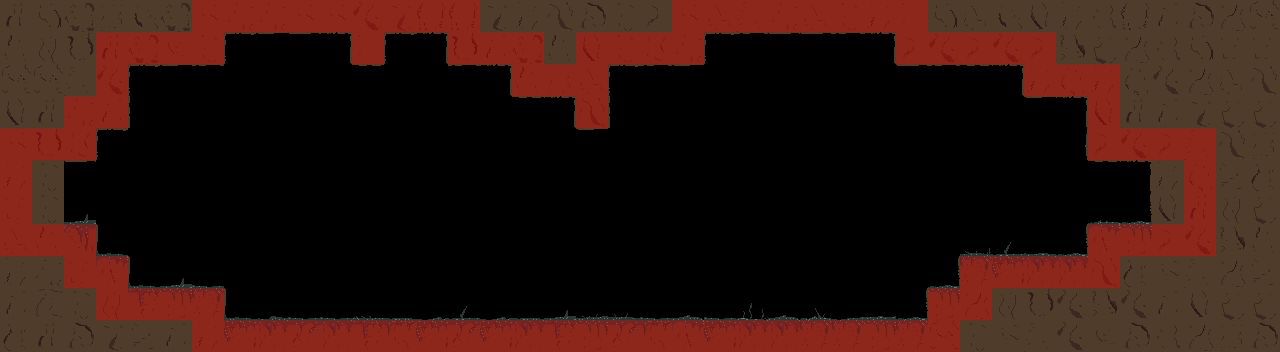

Tiled map render using the project's own tile images. Description and the whole map definition, tile-layer contents included, below:
An orthogonal 40x11 tile map with 32x32 px tiles, 2 tile layers (FG, Collision), 1 hidden layer not drawn, 3 tilesets and 10 objects (2x Door).

<map version="1.0" orientation="orthogonal" width="40" height="11" tilewidth="32" tileheight="32">
 <properties>
  <property name="MapName" value="Evacuation Tunnel 03" />
 </properties>
 <tileset firstgid="1" name="tilemap" tilewidth="32" tileheight="32">
  <image source="gfx/tileset.png" width="384" height="384" />
 </tileset>
 <tileset firstgid="145" name="collision" tilewidth="32" tileheight="32">
  <image source="gfx/collision.png" width="32" height="32" />
 </tileset>
 <tileset firstgid="146" name="objects" tilewidth="32" tileheight="32">
  <image source="gfx/objects.png" width="384" height="32" />
 </tileset>
 <layer name="BG" width="40" height="11" visible="0">
  <data encoding="csv">
103,116,100,113,138,135,91,127,141,105,111,121,99,128,116,98,124,116,116,125,114,92,122,103,85,126,133,132,85,133,96,133,111,113,114,141,131,94,94,112,
90,142,125,110,103,130,138,135,121,130,111,103,103,136,104,128,123,99,93,94,127,124,89,86,97,124,117,98,137,120,97,95,138,110,94,119,130,131,119,136,
110,104,135,143,95,140,136,113,129,130,108,110,121,107,141,92,138,85,109,113,102,95,124,99,90,100,90,101,134,126,97,127,94,124,129,136,120,118,114,92,
131,127,143,119,85,134,136,108,85,123,142,85,128,115,139,104,124,96,123,142,130,114,113,90,86,135,101,102,87,138,93,122,123,134,112,134,130,134,91,124,
136,87,106,95,90,126,121,91,113,122,131,121,122,109,85,130,124,122,124,117,134,103,111,96,132,90,120,102,121,116,99,136,134,117,109,122,106,135,109,116,
85,117,129,115,109,119,118,133,118,120,127,104,112,138,138,104,123,120,96,133,94,115,142,92,113,141,99,96,107,128,115,124,97,124,136,120,96,111,124,90,
93,121,126,134,143,95,85,90,112,106,91,118,133,87,143,97,92,141,88,96,86,97,116,86,96,115,87,118,131,87,126,132,131,130,114,103,126,86,108,120,
97,123,133,109,133,102,102,96,123,125,141,96,89,108,106,98,110,128,100,113,113,130,89,129,122,99,108,128,110,129,111,117,119,89,127,128,104,94,98,127,
99,120,100,115,90,85,130,121,114,129,139,97,114,104,93,93,91,119,122,121,136,103,90,133,94,100,94,121,130,114,136,101,121,97,114,141,118,127,98,109,
117,124,89,108,86,124,127,132,124,92,120,114,103,141,108,131,112,97,94,133,93,85,131,85,116,99,115,85,86,105,115,120,88,106,124,110,88,108,120,107,
134,141,142,99,122,100,126,137,100,106,96,90,125,123,139,105,142,136,94,106,115,92,105,141,114,104,141,96,97,110,94,141,142,95,86,107,86,119,134,131
</data>
 </layer>
 <layer name="FG" width="40" height="11">
  <data encoding="csv">
33,21,48,69,22,48,83,70,70,83,83,45,46,60,60,46,56,43,35,58,44,83,72,79,70,72,58,56,80,21,72,22,32,56,71,60,59,35,23,20,
55,31,34,33,48,82,58,26,17,29,25,80,26,25,34,59,48,55,32,58,68,70,26,30,29,29,30,25,44,45,44,45,44,36,47,23,71,21,81,81,
20,20,79,45,26,17,30,144,144,144,144,18,144,144,30,25,55,69,72,26,30,17,144,144,144,144,144,144,29,30,18,25,56,57,56,57,45,23,72,43,
32,33,70,59,28,144,144,144,144,144,144,144,144,144,144,144,18,25,43,28,144,144,144,144,144,144,144,144,144,144,144,144,17,25,32,33,59,46,47,47,
83,34,68,26,144,144,144,144,144,144,144,144,144,144,144,144,144,144,17,144,144,144,144,144,144,144,144,144,144,144,144,144,144,27,44,45,44,79,43,69,
56,58,29,144,144,144,144,144,144,144,144,144,144,144,144,144,144,144,144,144,144,144,144,144,144,144,144,144,144,144,144,144,144,144,18,25,56,57,84,24,
81,58,77,144,144,144,144,144,144,144,144,144,144,144,144,144,144,144,144,144,144,144,144,144,144,144,144,144,144,144,144,144,144,144,62,13,32,33,31,47,
72,55,9,14,144,144,144,144,144,144,144,144,144,144,144,144,144,144,144,144,144,144,144,144,144,144,144,144,144,144,74,53,65,13,2,8,44,45,36,55,
56,70,81,2,14,77,41,144,144,144,144,144,144,144,144,144,144,144,144,144,144,144,144,144,144,144,144,144,144,13,7,5,10,10,43,24,83,79,23,84,
59,19,58,31,4,8,7,14,63,41,41,73,37,38,53,38,37,77,75,76,41,61,41,49,61,50,40,66,13,8,23,31,34,45,36,45,59,32,47,47,
24,33,35,46,84,59,56,5,10,3,10,4,12,5,3,5,10,4,8,3,12,2,5,10,10,7,7,8,7,20,58,83,79,45,82,35,71,23,69,35
</data>
 </layer>
 <layer name="Collision" width="40" height="11" opacity="0.36">
  <properties>
   <property name="draw" value="false" />
  </properties>
  <data encoding="csv">
0,0,0,0,0,0,145,145,145,145,145,145,145,145,145,0,0,0,0,0,0,145,145,145,145,145,145,145,145,0,0,0,0,0,0,0,0,0,0,0,
0,0,0,145,145,145,145,0,0,0,0,145,0,0,145,145,145,0,145,145,145,145,0,0,0,0,0,0,145,145,145,145,145,0,0,0,0,0,0,0,
0,0,0,145,0,0,0,0,0,0,0,0,0,0,0,0,145,145,145,0,0,0,0,0,0,0,0,0,0,0,0,0,145,145,145,0,0,0,0,0,
0,0,145,145,0,0,0,0,0,0,0,0,0,0,0,0,0,0,145,0,0,0,0,0,0,0,0,0,0,0,0,0,0,0,145,0,0,0,0,0,
145,145,145,0,0,0,0,0,0,0,0,0,0,0,0,0,0,0,0,0,0,0,0,0,0,0,0,0,0,0,0,0,0,0,145,145,145,145,0,0,
145,0,0,0,0,0,0,0,0,0,0,0,0,0,0,0,0,0,0,0,0,0,0,0,0,0,0,0,0,0,0,0,0,0,0,0,0,145,0,0,
145,0,0,0,0,0,0,0,0,0,0,0,0,0,0,0,0,0,0,0,0,0,0,0,0,0,0,0,0,0,0,0,0,0,0,0,0,145,0,0,
145,145,145,0,0,0,0,0,0,0,0,0,0,0,0,0,0,0,0,0,0,0,0,0,0,0,0,0,0,0,0,0,0,0,145,145,145,145,0,0,
0,0,145,145,0,0,0,0,0,0,0,0,0,0,0,0,0,0,0,0,0,0,0,0,0,0,0,0,0,0,145,145,145,145,145,0,0,0,0,0,
0,0,0,145,145,145,145,0,0,0,0,0,0,0,0,0,0,0,0,0,0,0,0,0,0,0,0,0,0,145,145,0,0,0,0,0,0,0,0,0,
0,0,0,0,0,0,145,145,145,145,145,145,145,145,145,145,145,145,145,145,145,145,145,145,145,145,145,145,145,145,0,0,0,0,0,0,0,0,0,0
</data>
 </layer>
 <objectgroup name="Doors" width="40" height="11">
  <object name="rightDoor" type="Door" x="1152" y="160" width="32" height="64">
   <properties>
    <property name="toDoor" value="leftDoor" />
    <property name="toMap" value="room1_3" />
   </properties>
  </object>
  <object name="leftDoor" type="Door" x="32" y="160" width="32" height="64">
   <properties>
    <property name="toDoor" value="rightTopDoor" />
    <property name="toMap" value="room1_1" />
   </properties>
  </object>
 </objectgroup>
 <objectgroup name="Enemies" width="40" height="11" opacity="0.2">
  <object gid="147" x="320" y="64">
   <properties>
    <property name="rotation" value="270" />
   </properties>
  </object>
  <object gid="147" x="416" y="64">
   <properties>
    <property name="rotation" value="270" />
   </properties>
  </object>
  <object gid="147" x="480" y="96">
   <properties>
    <property name="rotation" value="270" />
   </properties>
  </object>
  <object gid="147" x="544" y="128">
   <properties>
    <property name="rotation" value="270" />
   </properties>
  </object>
  <object gid="147" x="576" y="160">
   <properties>
    <property name="rotation" value="270" />
   </properties>
  </object>
  <object gid="147" x="672" y="96">
   <properties>
    <property name="rotation" value="270" />
   </properties>
  </object>
  <object gid="147" x="768" y="64">
   <properties>
    <property name="rotation" value="270" />
   </properties>
  </object>
  <object gid="151" x="1120" y="224" />
 </objectgroup>
</map>
